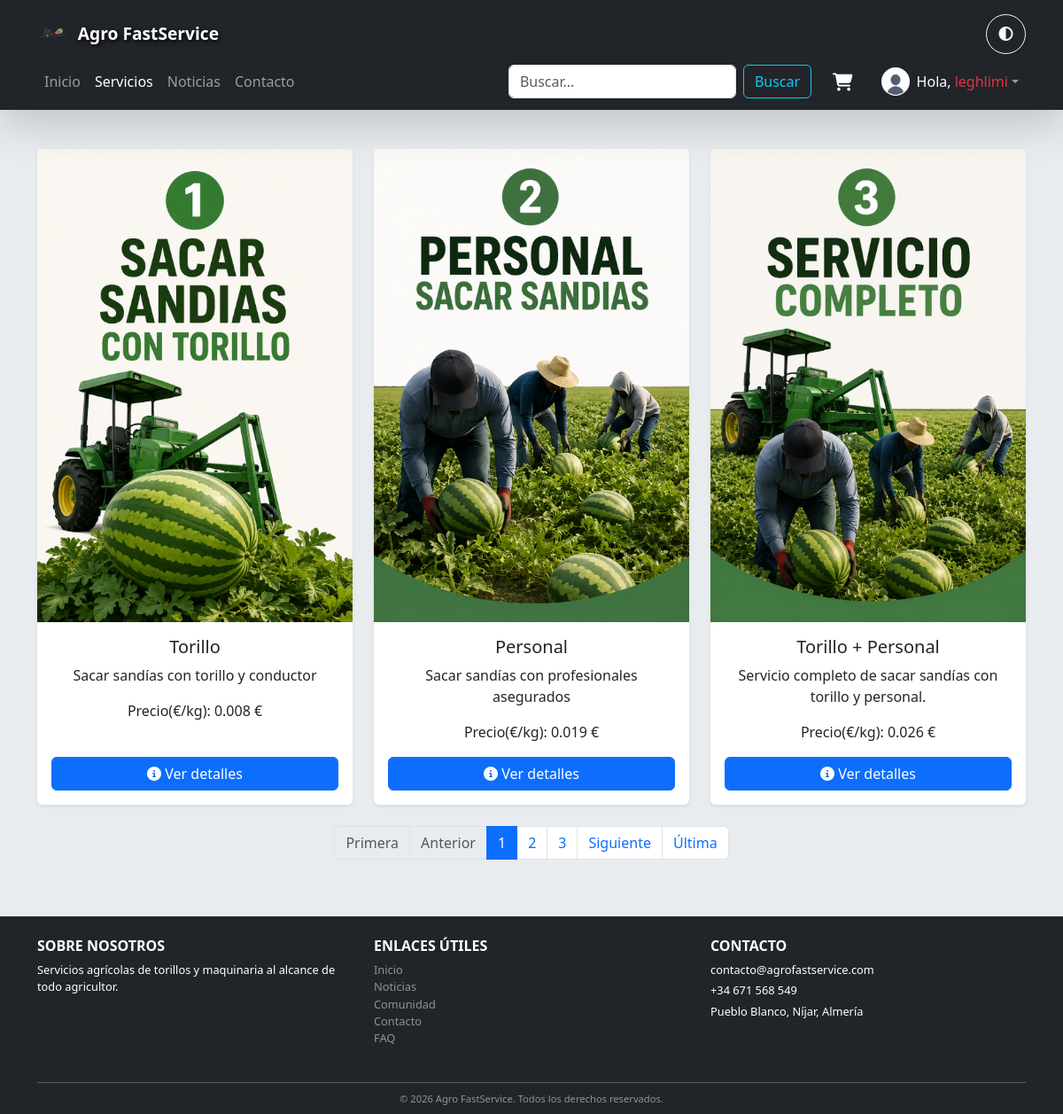
Screenshot of /servicios/ (signed in) with the database file from the repository.
### usuarios/models.py (models this page shows, shortened)
class Usuario(AbstractUser):
    email = models.EmailField(unique=True)
    groups = models.ManyToManyField(
        Group,
        related_name='usuarios_set',  # aquí cambia el related_name
        blank=True,
        help_text='Grupos a los que pertenece este usuario.',
        verbose_name='groups',
    )
    user_permissions = models.ManyToManyField(
        Permission,
        related_name='usuarios_user_set',  # aquí cambia el related_name
        blank=True,
        help_text='Permisos específicos para este usuario.',
        verbose_name='user permissions',
    )

### servicios/models.py (models this page shows, shortened)
class Servicio(models.Model):
    nombre = models.CharField(max_length=100)
    precio = models.DecimalField(max_digits=6, decimal_places=3)
    categoria = models.CharField(max_length=200)
    imagen = models.CharField(max_length=200, default="default.png")

### servicios/views.py (the view)
# urls.py: path('', views.lista_servicios, name='lista_servicios'),
def lista_servicios(request):
    servicios = Servicio.objects.all().order_by('id')  # QuerySet con todos los servicios, mantenemos un orden consistente
    paginator = Paginator(servicios, 3)  # mostramos 6 servicios por página
    page_number = request.GET.get('page')
    page_obj = paginator.get_page(page_number)
    contexto_catalogo_servicios = {'lista_servicios': page_obj}
    return render(request, 'servicios/lista_servicios.html', contexto_catalogo_servicios)

### carrito/context_processors.py (called while the page is built)
def carrito_total(request):
    total_items = 0
    if request.user.is_authenticated:
        carrito = Carrito.objects.filter(usuario=request.user).first()
        if carrito:
            total_items = carrito.total_items()
    return {'carrito_total_items': total_items}

### carrito/models.py (called while the page is built)
    def total_items(self):
        return self.items.count()

### servicios/templates/servicios/lista_servicios.html (shortened to what this page needs)
{% extends 'base.html' %}
{% load static %}
{% block content %}
<div class="row row-cols-1 row-cols-md-3 g-4 mt-3">
    {% for servicio in lista_servicios %}
    <div class="col">
        <a href="{% url 'servicios:detalle_servicio' servicio.id %}" class="text-decoration-none text-dark">
            <div class="card h-100 shadow-sm border-0 juego-card">
                <img src="{% static 'img/portadas/' %}{{ servicio.imagen }}" class="card-img-top" alt="{{ servicio.nombre }}">
                <div class="card-body d-flex flex-column">
                    <h5 class="card-title">{{ servicio.nombre }}</h5>
                    <p class="card-text">{{ servicio.categoria }}</p>
                    <p class="card-text">Precio(€/kg): {{ servicio.precio }} €</p>
                    <button class="btn btn-primary mt-auto">
                        <i class="fas fa-info-circle"></i> Ver detalles
                    </button>
                </div>
            </div>
        </a>
    </div>
    {% endfor %}
</div>
<nav aria-label="Paginación" class="mt-4">
    <ul class="pagination justify-content-center">
        {% if lista_servicios.has_previous %}
        <li class="page-item">
            <a class="page-link" href="?page=1">Primera</a>
        </li>
        <li class="page-item">
            <a class="page-link" href="?page={{ lista_servicios.previous_page_number }}">Anterior</a>
        </li>
        {% else %}
        <li class="page-item disabled"><span class="page-link">Primera</span></li>
        <li class="page-item disabled"><span class="page-link">Anterior</span></li>
        {% endif %}
        {% for num in lista_servicios.paginator.page_range %}
        {% if lista_servicios.number == num %}
        <li class="page-item active"><span class="page-link">{{ num }}</span></li>
        {% elif num > lista_servicios.number|add:'-3' and num < lista_servicios.number|add:'3' %}
        <li class="page-item"><a class="page-link" href="?page={{ num }}">{{ num }}</a></li>
        {% endif %}
        {% endfor %}
        {% if lista_servicios.has_next %}
        <li class="page-item">
            <a class="page-link" href="?page={{ lista_servicios.next_page_number }}">Siguiente</a>
        </li>
        <li class="page-item">
            <a class="page-link" href="?page={{ lista_servicios.paginator.num_pages }}">Última</a>
        </li>
        {% else %}
        <li class="page-item disabled"><span class="page-link">Siguiente</span></li>
        <li class="page-item disabled"><span class="page-link">Última</span></li>
        {% endif %}
    </ul>
</nav>
{% endblock %}

### templates/base.html (shortened to what this page needs)
{% load static %}
<!DOCTYPE html>
<html lang="es" data-bs-theme="light">
<head>
    <link href="https://cdn.jsdelivr.net/npm/bootstrap@5.3.0/dist/css/bootstrap.min.css" rel="stylesheet">
    <link rel="stylesheet" href="{% static 'css/style.css' %}">
    <link href="https://cdnjs.cloudflare.com/ajax/libs/font-awesome/6.5.0/css/all.min.css" rel="stylesheet">
</head>
<body class="bg-body text-body">
    <header class="shadow-lg ">
        <nav class="navbar navbar-expand-lg navbar-dark bg-dark">
            <div class="container d-flex flex-wrap align-items-center justify-content-between">
                <a class="navbar-brand d-flex align-items-center order-1 order-lg-1 me-2" href="{% url 'home' %}">
                    <img src="{% static 'img/logo_afs_transparent.png' %}" alt="AFS Logo" class="me-2">
                    <span class="fw-bold text-white">Agro FastService</span>
                </a>
                <button id="toggle-theme"
                        class="btn btn-outline-light rounded-circle shadow-sm order-2 ms-auto me-2 me-lg-0">
                    <i class="fa-solid fa-circle-half-stroke"></i>
                </button>
                <div class="collapse navbar-collapse order-4 order-lg-3 w-100 w-lg-auto" id="navbarPF">
                    <ul class="navbar-nav me-auto mb-2 mb-lg-0">
                        <li class="nav-item">
                            <a class="nav-link {% if request.path == '/' %}active{% endif %}" href="{% url 'home' %}">Inicio</a>
                        </li>
                        <li class="nav-item">
                            <a class="nav-link {% if '/servicios/' in request.path %}active{% endif %}" href="{% url 'servicios:lista_servicios' %}">Servicios</a>
                        </li>
                        <li class="nav-item">
                            <a class="nav-link {% if '/noticias/' in request.path %}active{% endif %}" href="#">Noticias</a>
                        </li>
                        <li class="nav-item">
                            <a class="nav-link {% if '/contacto/' in request.path %}active{% endif %}" href="{% url 'contacto' %}">Contacto</a>
                        </li>
                    </ul>
                    <form class="d-flex mb-2 mb-lg-0 me-lg-3 order-5 order-lg-4" role="search" action="{% url 'buscar_servicios' %}" method="get">
                        <input class="form-control me-2" type="search" name="q" placeholder="Buscar..." aria-label="Buscar"
                            value="{{ request.GET.q|default:'' }}">
                        <button class="btn btn-outline-info" type="submit">Buscar</button>
                    </form>
                    <ul class="navbar-nav mb-2 mb-lg-0 order-6 order-lg-5 me-3">
                        <li class="nav-item position-relative">
                            <a href="{% url 'carrito:ver_carrito' %}" class="nav-link text-white">
                            <div class="position-relative d-inline-block">
                                <i class="fas fa-shopping-cart fa-lg"></i>
                            </div>
                             </a>
                        </li>
                    </ul>
                    <ul class="navbar-nav mb-2 mb-lg-0 order-6 order-lg-5">
                        <li class="nav-item dropdown">
                            <a class="nav-link dropdown-toggle d-flex align-items-center" href="#" id="userDropdown"
                            role="button" data-bs-toggle="dropdown" aria-expanded="false">
                                <div class="avatar-sm rounded-circle overflow-hidden me-2"
                                    style="width:32px; height:32px; background-color: {% if user.is_authenticated %}#FFFFFF{% else %}#eee400{% endif %};">
                                    {% if user.is_authenticated and user.profile.avatar %}
                                        <img src="{% static 'img/avatares/'|add:user.profile.avatar|add:'.webp' %}"
                                            alt="Avatar" class="rounded-circle"
                                            style="width:100%; height:100%; object-fit:cover;">
                                    {% else %}
                                        <img src="{% static 'img/avatares/default.webp' %}"
                                            alt="Invitado" class="rounded-circle"
                                            style="width:100%; height:100%; object-fit:cover;">
                                    {% endif %}
                                </div>
                                <span class="text-white">
                                    Hola,
                                    {% if user.is_authenticated %}
                                        <span class="text-danger">{{ user.username }}</span>
                                    {% else %}
                                        <span class="text-warning">Invitado</span>
                                    {% endif %}
                                </span>
                            </a>
                        </li>
                    </ul>
                </div>
            </div>
        </nav>
    </header>
    <main class="py-5 bg-body-secondary text-center text-dark d-flex justify-content-center align-items-center">
        <div class="container">
            {% block content %}{% endblock %}
        </div>
    </main>
    <footer class="bg-dark text-white pt-4 pb-2">
        <div class="container">
            <div class="row small">
                <div class="col-md-4 mb-3">
                    <h6 class="text-uppercase">Sobre nosotros</h6>
                    <p class="mb-1">Servicios agrícolas de torillos y maquinaria al alcance de todo agricultor.</p>
                </div>
                <div class="col-md-4 mb-3">
                    <h6 class="text-uppercase">Enlaces útiles</h6>
                    <ul class="list-unstyled">
                        <li><a href="{% url 'home' %}" class="text-white-50 text-decoration-none">Inicio</a></li>
                        <li><a href="#" class="text-white-50 text-decoration-none">Noticias</a></li>
                        <li><a href="#" class="text-white-50 text-decoration-none">Comunidad</a></li>
                        <li><a href="{% url 'contacto' %}" class="text-white-50 text-decoration-none">Contacto</a></li>
                        <li><a href="#" class="text-white-50 text-decoration-none">FAQ</a></li>
                    </ul>
                </div>
                <div class="col-md-4 mb-3">
                    <h6 class="text-uppercase">Contacto</h6>
                    <p class="mb-1">contacto@agrofastservice.com</p>
                    <p class="mb-1">+34 671 568 549</p>
                    <p class="mb-1">Pueblo Blanco, Níjar, Almería</p>
                </div>
            </div>
            <hr class="bg-secondary my-2">
            <div class="text-center small text-white-50">
                <small>© {% now "Y" %} Agro FastService. Todos los derechos reservados.</small>
            </div>
        </div>
    </footer>
</body>
</html>

### static/css/style.css (style rules this page uses)
html, body { height: 100%; margin: 0; }
body { display: flex; flex-direction: column; min-height: 100vh; background-color: var(--bs-body-bg, #f8f9fa); color: var(--bs-body-color, #212529); }
header { position: fixed; top: 0; left: 0; width: 100%; z-index: 1020; }
.navbar { background-color: #212529; }
#toggle-theme { width: 45px; height: 45px; border-radius: 50%; box-shadow: 0 2px 5px rgba(0, 0, 0, 0.3); }
.navbar-brand img { height: 50px; margin-right: 10px; }
.navbar-brand span { font-size: 1.2rem; text-shadow: 2px 2px 5px #000; }
main { flex: 1; margin-top: 80px; overflow: visible; }
footer { width: 100%; background-color: #212529; color: #fff; margin-top: auto; }
footer a { color: #ced4da; text-decoration: none; }
footer .small { font-size: 0.8rem; }
footer h6 { font-weight: bold; margin-bottom: 0.5rem; }

### rows the page displays
Usuario: username "leghlimi"
Servicio: imagen (picture), nombre "Torillo", categoria "Sacar sandías con torillo y conductor", precio "0.008"
Servicio: imagen (picture), nombre "Personal", categoria "Sacar sandías con profesionales asegurados", precio "0.019"
Servicio: imagen (picture), nombre "Torillo + Personal", categoria "Servicio completo de sacar sandías con torillo y personal.", precio "0.026"

### other values shown
{{ num }} "1"
{{ num }} "2" "3"
